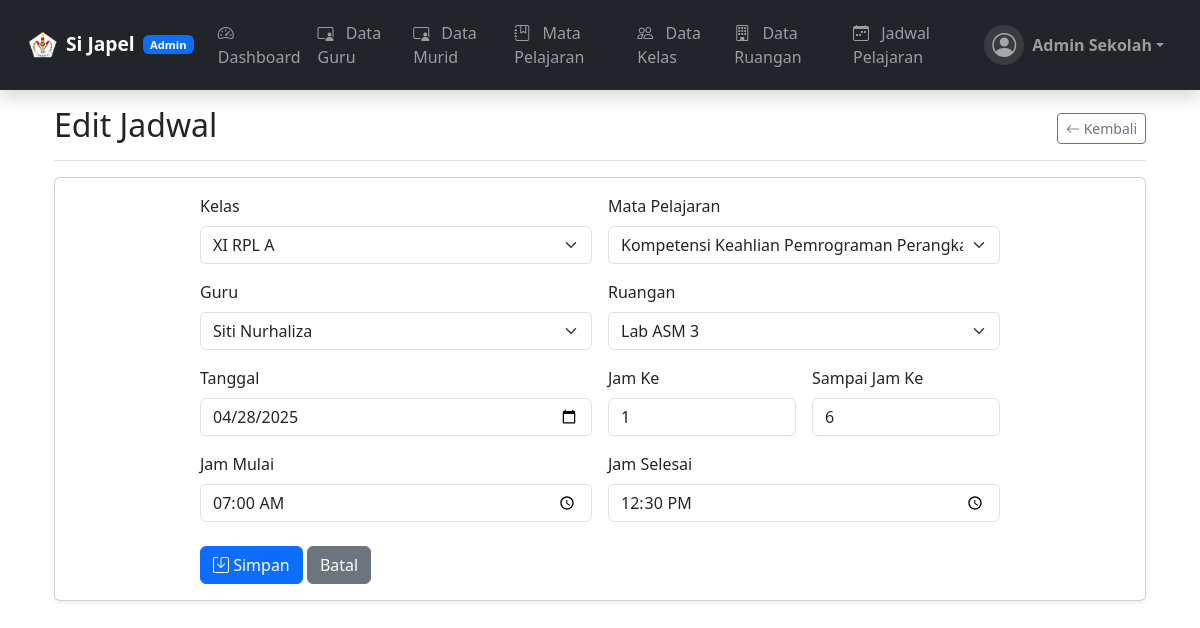
The page /admin/jadwal/add.php?id=1 (signed in) on the database its author committed.
### tables this page shows
CREATE TABLE `jadwal` (
  `id` int(11) NOT NULL,
  `hari` int(11) NOT NULL COMMENT '1-5 (Senin-Jumat)',
  `jam_ke` int(11) NOT NULL COMMENT '1-12',
  `sampai_jam_ke` int(11) NOT NULL COMMENT '1-12',
  `jam_mulai` time NOT NULL COMMENT '07:00-dst',
  `jam_selesai` time NOT NULL COMMENT '07:00-dst',
  `mapel_id` int(11) NOT NULL,
  `kelas_id` int(11) NOT NULL,
  `guru_id` int(11) NOT NULL,
  `ruangan_id` int(11) NOT NULL,
  `semester` int(11) NOT NULL DEFAULT 1,
  `tahun_ajaran` varchar(9) NOT NULL,
  `tanggal` date DEFAULT NULL
);

CREATE TABLE `kelas` (
  `id` int(11) NOT NULL,
  `nama_kelas` varchar(50) NOT NULL
);

CREATE TABLE `mata_pelajaran` (
  `id` int(11) NOT NULL,
  `nama_mapel` varchar(100) NOT NULL,
  `kode_mapel` varchar(20) NOT NULL
);

CREATE TABLE `users` (
  `id` int(11) NOT NULL,
  `username` varchar(50) NOT NULL,
  `password` varchar(255) NOT NULL,
  `nama` varchar(100) NOT NULL,
  `role` enum('admin','guru','murid') NOT NULL,
  `kelas_id` int(11) DEFAULT NULL,
  `created_at` timestamp NOT NULL DEFAULT current_timestamp()
);

CREATE TABLE `ruangan` (
  `id` int(11) NOT NULL,
  `nama_ruangan` varchar(50) NOT NULL
);

### admin/jadwal/add.php (the view, shortened to what this page needs)
<?php
include '../../config/database.php';
$kelas = $conn->query("SELECT * FROM kelas ORDER BY nama_kelas");
$mapel = $conn->query("SELECT * FROM mata_pelajaran ORDER BY nama_mapel");
$guru = $conn->query("SELECT * FROM users WHERE role = 'guru' ORDER BY nama");
$ruangan = $conn->query("SELECT * FROM ruangan ORDER BY nama_ruangan");
$title = "Tambah Jadwal";
$action = "add";
$jadwal = null;
if (isset($_GET['id'])) {
    $id = $conn->real_escape_string($_GET['id']);
    $result = $conn->query("SELECT * FROM jadwal WHERE id = $id");
    if ($result->num_rows == 1) {
        $jadwal = $result->fetch_assoc();
        $title = "Edit Jadwal";
        $action = "edit";
    } else {
        header("Location: index.php");
        exit();
    }
}
?>
<!DOCTYPE html>
<html lang="en">
<head>
    <link href="https://cdn.jsdelivr.net/npm/bootstrap@5.3.0/dist/css/bootstrap.min.css" rel="stylesheet">
    <link rel="stylesheet" href="https://cdn.jsdelivr.net/npm/bootstrap-icons@1.10.0/font/bootstrap-icons.css">
    <link href="../../../assets/css/style.css" rel="stylesheet">
</head>
<body>
<?php include_once '../header_admin.php'; ?>
    <main class="container px-4">
        <div class="d-flex justify-content-between flex-wrap flex-md-nowrap align-items-center pt-3 pb-2 mb-3 border-bottom">
            <h1 class="h2"><?php echo $title; ?></h1>
            <a href="index.php" class="btn btn-sm btn-outline-secondary">
                <i class="bi bi-arrow-left"></i> Kembali
            </a>
        </div>
        <div class="card shadow-sm">
            <div class="card-body">
                <form action="process.php" method="POST" class="form-container">
                    <div class="row g-3">
                        <div class="col-md-6">
                            <label for="kelas_id" class="form-label">Kelas</label>
                            <select class="form-select" id="kelas_id" name="kelas_id" required>
                                <?php while ($row = $kelas->fetch_assoc()): ?>
                                    <option value="<?php echo $row['id']; ?>"
                                        <?php if ($action == 'edit' && $jadwal['kelas_id'] == $row['id']) echo 'selected'; ?>>
                                        <?php echo htmlspecialchars($row['nama_kelas']); ?>
                                    </option>
                                <?php endwhile; ?>
                            </select>
                        </div>
                        <div class="col-md-6">
                            <label for="mapel_id" class="form-label">Mata Pelajaran</label>
                            <select class="form-select" id="mapel_id" name="mapel_id" required>
                                <?php while ($row = $mapel->fetch_assoc()): ?>
                                    <option value="<?php echo $row['id']; ?>"
                                        <?php if ($action == 'edit' && $jadwal['mapel_id'] == $row['id']) echo 'selected'; ?>>
                                        <?php echo htmlspecialchars($row['nama_mapel']); ?>
                                    </option>
                                <?php endwhile; ?>
                            </select>
                        </div>
                        <div class="col-md-6">
                            <label for="guru_id" class="form-label">Guru</label>
                            <select class="form-select" id="guru_id" name="guru_id" required>
                                <?php while ($row = $guru->fetch_assoc()): ?>
                                    <option value="<?php echo $row['id']; ?>"
                                        <?php if ($action == 'edit' && $jadwal['guru_id'] == $row['id']) echo 'selected'; ?>>
                                        <?php echo htmlspecialchars($row['nama']); ?>
                                    </option>
                                <?php endwhile; ?>
                            </select>
                        </div>
                        <div class="col-md-6">
                            <label for="ruangan_id" class="form-label">Ruangan</label>
                            <select class="form-select" id="ruangan_id" name="ruangan_id" required>
                                <?php while ($row = $ruangan->fetch_assoc()): ?>
                                    <option value="<?php echo $row['id']; ?>"
                                        <?php if ($action == 'edit' && $jadwal['ruangan_id'] == $row['id']) echo 'selected'; ?>>
                                        <?php echo htmlspecialchars($row['nama_ruangan']); ?>
                                    </option>
                                <?php endwhile; ?>
                            </select>
                        </div>
                        <div class="col-md-6">
                            <label for="tanggal" class="form-label">Tanggal</label>
                            <input type="date" class="form-control" id="tanggal" name="tanggal"
                                value="<?php echo $action == 'edit' ? $jadwal['tanggal'] : ''; ?>" required>
                        </div>
                        <div class="col-md-3">
                            <label for="jam_ke" class="form-label">Jam Ke</label>
                            <input type="number" class="form-control" id="jam_ke" name="jam_ke" min="1" max="12"
                                value="<?php echo $action == 'edit' ? $jadwal['jam_ke'] : ''; ?>" required>
                        </div>
                        <div class="col-md-3">
                            <label for="sampai_jam_ke" class="form-label">Sampai Jam Ke</label>
                            <input type="number" class="form-control" id="sampai_jam_ke" name="sampai_jam_ke" min="1" max="12"
                                value="<?php echo $action == 'edit' ? $jadwal['sampai_jam_ke'] : ''; ?>" required>
                        </div>
                        <div class="col-md-6">
                            <label for="jam_mulai" class="form-label">Jam Mulai</label>
                            <input type="time" class="form-control" id="jam_mulai" name="jam_mulai"
                                value="<?php echo $action == 'edit' ? date('H:i', strtotime($jadwal['jam_mulai'])) : ''; ?>" required>
                        </div>
                        <div class="col-md-6">
                            <label for="jam_selesai" class="form-label">Jam Selesai</label>
                            <input type="time" class="form-control" id="jam_selesai" name="jam_selesai"
                                value="<?php echo $action == 'edit' ? date('H:i', strtotime($jadwal['jam_selesai'])) : ''; ?>" required>
                        </div>
                        <div class="col-12 mt-4">
                            <button type="submit" class="btn btn-primary">
                                <i class="bi bi-save"></i> Simpan
                            </button>
                            <a href="index.php" class="btn btn-secondary">Batal</a>
                        </div>
                    </div>
                </form>
            </div>
        </div>
    </main>
</body>
</html>

### admin/jadwal/add.php (style rules this page uses)
.form-container { max-width: 800px; margin: 0 auto; }

### rows shown on the page
jadwal: kelas_id "XI RPL A", mapel_id "Kompetensi Keahlian Pemrograman Perangkat Bergerak", guru_id "Siti Nurhaliza", ruangan_id "Lab ASM 3", tanggal "04/28/2025", jam_ke "1", sampai_jam_ke "6", jam_mulai "07:00", jam_selesai "12:30"

### other values the page prints
$current_role "Admin"
$nama "Admin Sekolah"
$title "Edit Jadwal"
